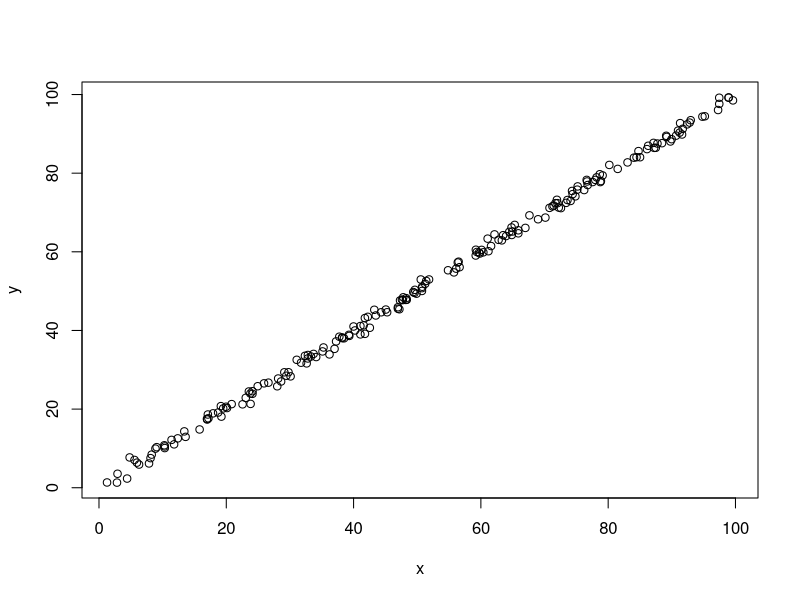
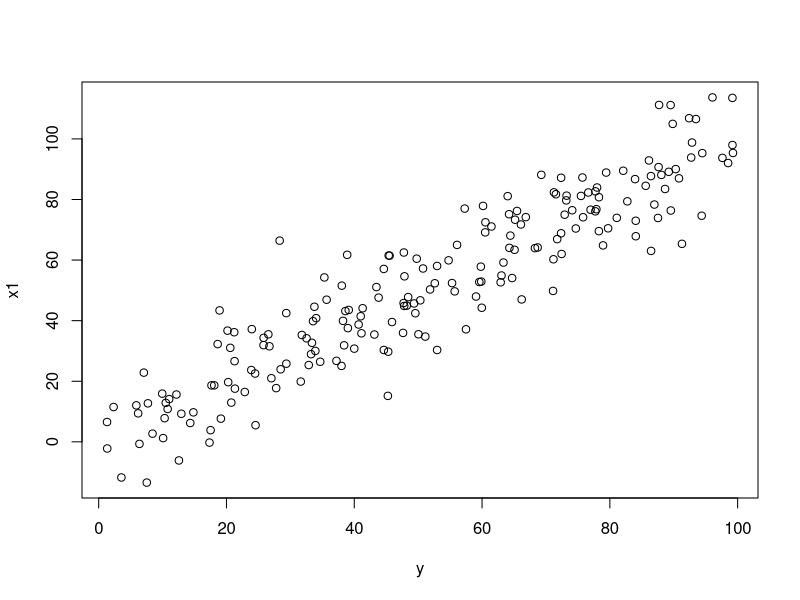

Write R code to recreate these figures, in order.
## ---- chunk 1
knitr::opts_chunk$set(echo = TRUE)
## ---- chunk 2
set.seed(1)

y = runif(200,0,100)
x = rnorm(200,y,1)

plot(x,y)

linear = lm(y~x)
linear

x1 = rnorm(200,y,10)
plot(y,x1)
linear1 =  lm(y~x)
linear1
